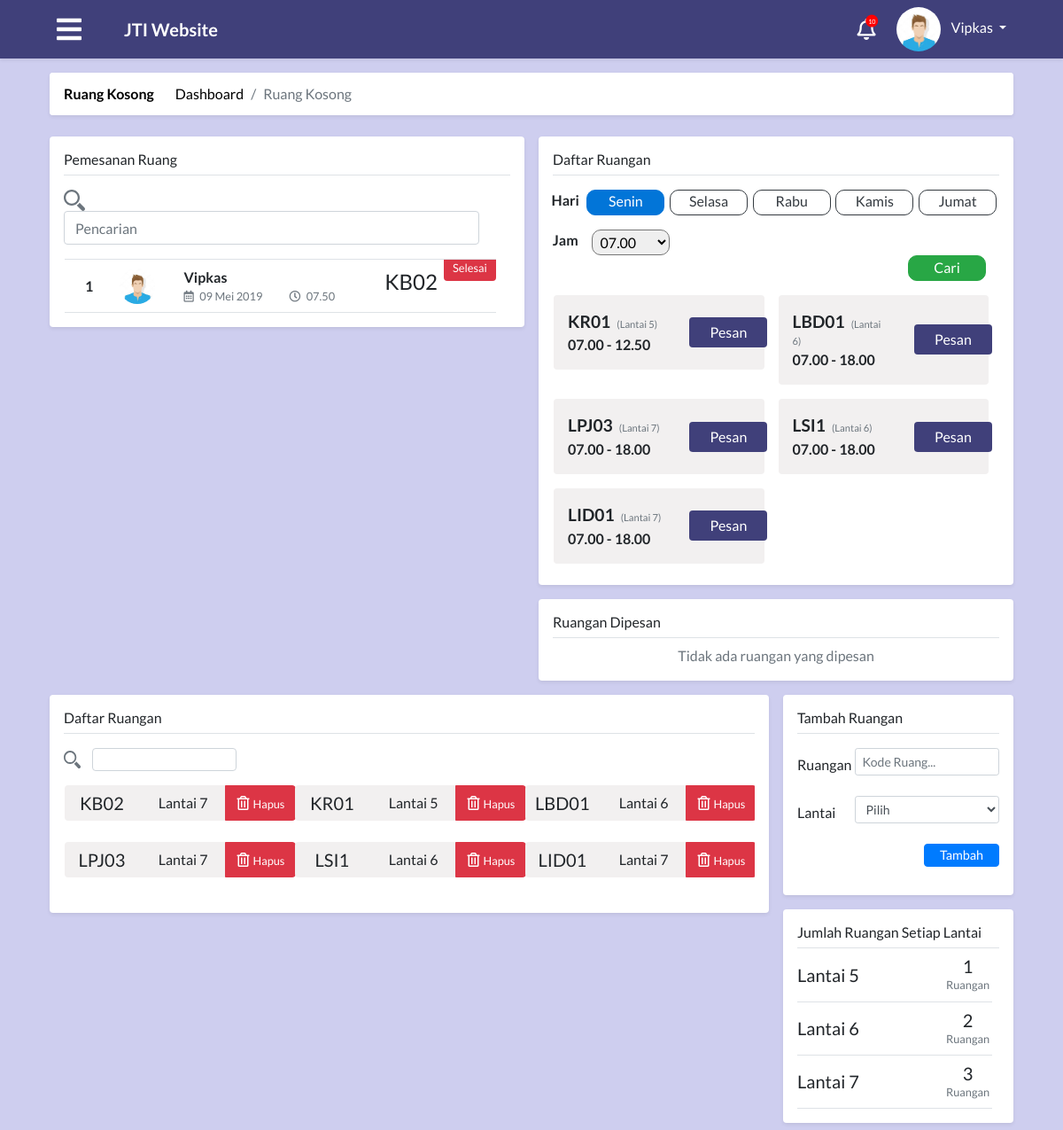
/module/index.php?module=ruang (signed in), run on the app's committed database.
### tables this page shows
CREATE TABLE `tabel_admin` (
  `id_admin` int(30) NOT NULL,
  `nama` varchar(50) NOT NULL,
  `nip` int(20) NOT NULL,
  `foto` text,
  `alamat` text,
  `tempat_lahir` varchar(50) DEFAULT NULL,
  `tangal_lahir` date DEFAULT NULL,
  `id_user` int(11) NOT NULL,
  `waktu_edit` datetime NOT NULL
);

CREATE TABLE `tabel_riwayat_peminjam_kelas_kosong` (
  `id_riwayat_peminjam_kelas_kosong` int(30) NOT NULL,
  `id_ruang` int(30) NOT NULL,
  `peminjam` int(30) DEFAULT NULL,
  `hari` varchar(30) NOT NULL,
  `waktu_mulai` time NOT NULL,
  `waktu_selesai` time NOT NULL,
  `waktu_pinjam` datetime NOT NULL,
  `waktu_checkout` datetime NOT NULL
);

CREATE TABLE `tabel_ruang` (
  `id_ruang` int(30) NOT NULL,
  `kode` varchar(30) NOT NULL,
  `lantai` int(10) NOT NULL
);

CREATE TABLE `tabel_jadwal` (
  `id_jadwal` int(30) NOT NULL,
  `id_ruang` int(30) NOT NULL,
  `id_kelas` int(30) NOT NULL,
  `id_semester` int(30) NOT NULL,
  `id_dosen` int(30) NOT NULL,
  `id_matkul` int(11) NOT NULL,
  `hari` varchar(30) NOT NULL,
  `jam_mulai` time NOT NULL,
  `jam_selesai` time NOT NULL,
  `waktu_edit` datetime NOT NULL
);

### module/admin/ruang/ruangan.php (the view, shortened to what the rows shown need)
<?php
include "../config/connection.php";
include "../process/proses_adminRuangan.php";
?>
<main role="main" class="container-fluid" id="ruang">
  <div class="row">
    <div class="col-md-6 p-0">
      <div class="m-2 p-3 bg-white rounded shadow-sm">
        <div class="pt-3">
          <div class="container-fluid p-0">
            <div class="row pt-0 pl-3 pr-3 mr-0 mt-3 scrollbar scrollbar-x" id="pemesanan-ruang">
              <?php
              $resultPeminjam=peminjam($con);
              $resultRiwayatPeminjam=riwayatPeminjam($con);
              if (mysqli_num_rows($resultPeminjam) > 0 || mysqli_num_rows($resultRiwayatPeminjam) > 0){
              $no=1;
              ?>
              <?php
              $no=$no;
              while($rowRiwayatPeminjam = mysqli_fetch_assoc($resultRiwayatPeminjam)){
              ?>
                <div class="col-md-12 p-2 border-top border-bottom itemPemesanan">
                  <div class="container-fluid p-0">
                    <div class="row d-flex justify-content-around p-0 m-0">
                      <div class="col-md-1 my-auto">
                        <strong><?php echo $no;?></strong>
                      </div>
                      <div class="col-md-1 my-auto">
                        <?php
                        $resultRiwayatUser=user($con, $rowRiwayatPeminjam["peminjam"]);
                        $rowRiwayatUser=mysqli_fetch_assoc($resultRiwayatUser);
                        if($rowRiwayatPeminjam["level"]=="admin"){
                          ?>
                          <img src="../attachment/img/avatar.jpeg" class="nav-profile-photo" alt="">
                          <?php
                        }
                        ?>
                      </div>
                      <div class="col-md-7 pl-5 my-auto">
                        <div class="container-fluid p-0">
                          <div class="row">
                            <div class="col-md-12">
                              <strong class="nama"><?php echo $rowRiwayatUser["nama"];
                              ?>
                              </strong>
                            </div>
                          </div>
                          <div class="row">
                            <div class="col-md-auto">
                              <small>
                                <i class="far fa-calendar-alt text-secondary"></i>
                                <span class="pl-1 text-muted tanggalPinjam"><?php echo tampilTanggal($rowRiwayatPeminjam["waktu_pinjam"]);?></span>
                              </small>
                            </div>
                            <div class="col-md-auto">
                              <small>
                                <i class="far fa-clock text-secondary"></i>
                                <span class="pl-1 text-muted waktuMulai"><?php echo tampilWaktu($rowRiwayatPeminjam["waktu_mulai"]);?></span>
                              </small>
                            </div>
                          </div>
                        </div>
                      </div>
                      <div class="col-md-2 my-auto pl-0">
                        <h4 class="kodeRuang"><?php echo $rowRiwayatPeminjam["kode"];?></h4>
                      </div>
                      <div class="col-md-1"></div>
                      <div class="bungkus label p-0">
                        <label class="bg-danger text-white rounded-bottom text-center caption-label">
                          <small class="selesai">Selesai</small>
                        </label>
                      </div>
                    </div>
                  </div>
                </div>
              <?php
                $no++;
                }
              }else{
                ?>
                <div class='col-md-12 p-2 text-center text-muted'>Data Pemesanan Ruang Kosong</div>
                <?php
              }
              ?>
            </div>
          </div>
        </div>
      </div>
    </div>
    <div class="col-md-6 p-0">
      <div class="container-fluid m-0 p-0">
        <div class="row">
          <div class="col-md-12">
            <div class="m-2 p-3 bg-white rounded shadow-sm">
              <div class="pt-3">
                <div class="container-fluid pl-2">
                  <div class="row pr-1 mt-2 scrollbar scrollbar-x" id="daftar-ruangan">
                    <?php
                    $resultKelasKosong = kelasKosong($con, '07:00:00', 'senin');
                    if (mysqli_num_rows($resultKelasKosong) > 0) {
                      while ($rowKelasKosong = mysqli_fetch_assoc($resultKelasKosong)) {
                        if(cekRuangDipinjam($con, '07:00:00', jamSelesaiKelasKosong($con, '07:00:00', 'senin', $rowKelasKosong["id_ruang"]), 'senin', $rowKelasKosong["id_ruang"]) == false) {
                        ?>
                        <div class="col-md-6 p-2">
                          <div class="p-3 ruang rounded">
                            <form action="../process/proses_adminRuangan.php?module=ruang&act=pesan" class="m-0" method="post">
                              <div class="row d-flex align-items-center">
                                <div class="col-7 text-left">
                                  <strong><span class="p-0 m-0 kelas"><?php echo $rowKelasKosong["kode"]; ?></span></strong>
                                  <span class="text-secondary lantai pl-1 pt-3"><?php echo "(Lantai " . $rowKelasKosong["lantai"] . ")"; ?></span>
                                  <br>
                                  <strong><?php echo "07.00 - " . tampilWaktu(jamSelesaiKelasKosong($con, '07:00:00', 'senin', $rowKelasKosong["id_ruang"])); ?></strong>
                                </div>
                                <div class="col-5 text-right">
                                  <button type="submit" name="pesan" class="btn btn-pesan p-1 bg-blue text-white">Pesan</button>
                                </div>
                              </div>
                            </form>
                          </div>
                        </div>
                      <?php
                      }
                      }
                    } else {
                      ?><div class="col-12 text-center mt-3"><strong>Tidak ada ruang yang kosong</strong></div><?php
                    }
                ?>
                </div>
            </div>
          </div>
        </div>
      </div>
    </div>
    </div>
    </div>
    <div class="col-md-9 p-0">
      <div class="m-2 p-3 bg-white mb-3 rounded shadow-sm">
        <div class="pt-3">
          <div class="container-fluid">
            <div class="row pt-2 mt-2 pl-0 scrollbar scrollbar-x" id="ruangan2">
              <?php
              $resultRuangan=ruangan($con);
              if (mysqli_num_rows($resultRuangan) > 0){
                while($rowRuangan = mysqli_fetch_assoc($resultRuangan)){
              ?>
              <div class="col-md-4 m-0 pr-3 pb-4 p-0 itemRuangan">
                <div class="container-fluid p-0">
                <div class="row pl-3 pr-3 pt-0 pb-0">
                  <div class="col-md-9 p-2 ruang rounded-left">
                    <div class="container-fluid p-0">
                    <div class="row d-flex align-items-center">
                      <div class="col-md-6 text-center">
                        <h5 class="my-auto kode"><?php echo $rowRuangan["kode"];?></h5>
                      </div>
                      <div class="col-md-6">
                        <span class="lantaiRuangan"><?php echo "Lantai ".$rowRuangan["lantai"];?></span>
                      </div>
                    </div>
                    </div>
                  </div>
                  <div class="col-md-3 p-0 d-flex">
                    <button type="button" id="<?php echo $rowRuangan["id_ruang"];?>" class="btn btn-danger hapus-ruang" data-toggle="modal" data-target="#modalHapusRuangan">
                      <i class="far fa-trash-alt"><small class="pl-1">Hapus</small></i>
                      </button>
                  </div>
                </div>
                </div>
              </div>
            <?php }
              }else{
                ?>
                <div class='col-md-12 p-2 text-center'><p class='text-muted'>Data Ruang Kosong</p></div>
                <?php
              }
                ?>
            </div>
          </div>
        </div>
      </div>
    </div>
  </div>
</main>

### module/index.php (shortened to what the rows shown need)
<?php
include "../process/proses_modalPengaturan.php";
$level = $_SESSION['level'];
$idUser = $_SESSION['id'];
?>
<?php
switch ($level) {
  case 'admin':
    $queryUser = "SELECT a.*, b.* FROM tabel_user a, tabel_admin b WHERE a.id_user=$idUser and a.id_user=b.id_user";
    $resultUser = mysqli_query($con, $queryUser);
    $rowUser = mysqli_fetch_assoc($resultUser);
    $namaUser = $rowUser["nama"];
    break;
}
?>
<!DOCTYPE html>
<html>
<head>
  <?php
  include "../config/styles.php";
  ?>
</head>
<body>
    <nav class="app-navbar navbar navbar-expand-md navbar-dark bg-blue shadow-sm sticky-top mb-2">
      <div class="collapse navbar-collapse" id="navbarCollapse">
        <div class="dropdown mr-5">
          <img class="dropdown-toggle nav-profile-photo ml-4 " src="../attachment/img/<?php echo ($rowUser['foto'] == null)? 'avatar.jpeg' : $rowUser['foto'] ; ?>" data-toggle="dropdown" aria-haspopup="true" aria-expanded="false" style="width:50px;height:50px;border-radius:50%;">
          <a href="#" class="dropdown-toggle ml-2 profile-link" id="dropdownMenuButton" data-toggle="dropdown" aria-haspopup="true" aria-expanded="false"><?php echo ($namaUser); ?>&nbsp;<b class="caret"></b></a>
        </div>
      </div>
    </nav>
    <div class="container-fluid px-5">
      <?php
      $module = $_GET["module"];
      if ($level == "mahasiswa") {
        switch ($module) {
          case "home":
            include "mahasiswa/home.php";
            break;
          case "kompenAbsen":
            include "mahasiswa/kompenAbsen.php";
            break;
          case "coba":
            include "mahasiswa/coba.php";
            break;
          case "krs":
            include "mahasiswa/krs.php";
            break;
          case "jadwal":
            include "mahasiswa/jadwal.php";
            break;
          case "nilai":
            include "mahasiswa/nilai.php";
            break;
          case "nilaiError":
            include "mahasiswa/nilaiError.php";
            break;
          case "kelasKosong":
            include "mahasiswa/kelasKosong.php";
            break;
          case "notifikasi":
            include "notifikasi.php";
            break;
          default:
            include "404.php";
        }
      } else if ($level == "admin") {
        switch ($module) {
          case "ruang":
            include "admin/ruang/ruangan.php";
            break;
        }
      }
        ?>
    </div>
</body>
</html>

### data on the page
tabel_admin: nama "Vipkas"
tabel_riwayat_peminjam_kelas_kosong: tabel_admin.nama "Vipkas", waktu_pinjam "09 Mei 2019", waktu_mulai "07.50", id_ruang.kode "KB02"
tabel_ruang: kode "KR01", lantai "5", id_ruang.jam_mulai "12.50"
tabel_ruang: kode "LBD01", lantai "6", id_ruang "18.00"
tabel_ruang: kode "LPJ03", lantai "7", id_ruang "18.00"
tabel_ruang: kode "LSI1", lantai "6", id_ruang "18.00"
tabel_ruang: kode "LID01", lantai "7", id_ruang "18.00"
tabel_ruang: kode "KB02", lantai "7"

### other printed values
$rowJmlRuangLantai["lantai"] "5"
$rowJmlRuangLantai["jmlRuang"] "1"
$rowJmlRuangLantai["lantai"] "6"
$rowJmlRuangLantai["jmlRuang"] "2"
$rowJmlRuangLantai["lantai"] "7"
$rowJmlRuangLantai["jmlRuang"] "3"
